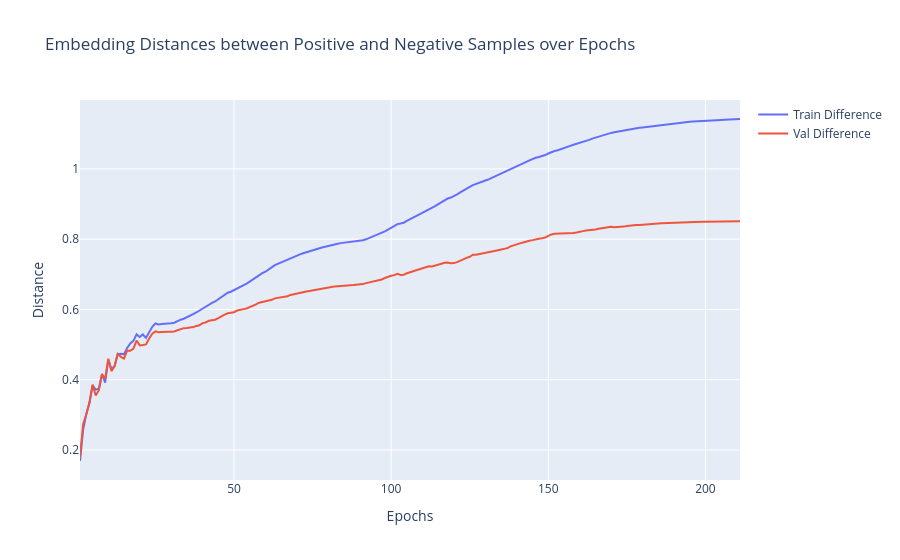

Write notebook code for a chart like this one.
### Code cell
fig = go.Figure()
fig.add_trace(go.Scatter(x=epochs, y=train_dists_mean[:, 2], mode="lines", name="Train Difference"))
fig.add_trace(go.Scatter(x=epochs, y=val_dists_mean[:, 2], mode="lines", name="Val Difference"))

fig.update_layout(
    title="Embedding Distances between Positive and Negative Samples over Epochs",
    xaxis_title="Epochs",
    yaxis_title="Distance",
    hovermode="x unified",
)

fig.show()

### Figure 1 — Plotly figure (JSON) as saved in the notebook; plotly's stock layout.template omitted (floating-point values rounded to 4 significant figures; data arrays with more than 128 entries replaced by an {"elided": "..."} marker saying what was removed)
{"data": [{"mode": "lines", "name": "Train Difference", "type": "scatter", "x": {"elided": "211 int values"}, "y": {"elided": "211 float values"}}, {"mode": "lines", "name": "Val Difference", "type": "scatter", "x": {"elided": "211 int values"}, "y": {"elided": "211 float values"}}], "layout": {"hovermode": "x unified", "title": {"text": "Embedding Distances between Positive and Negative Samples over Epochs"}, "xaxis": {"title": {"text": "Epochs"}}, "yaxis": {"title": {"text": "Distance"}}}}
